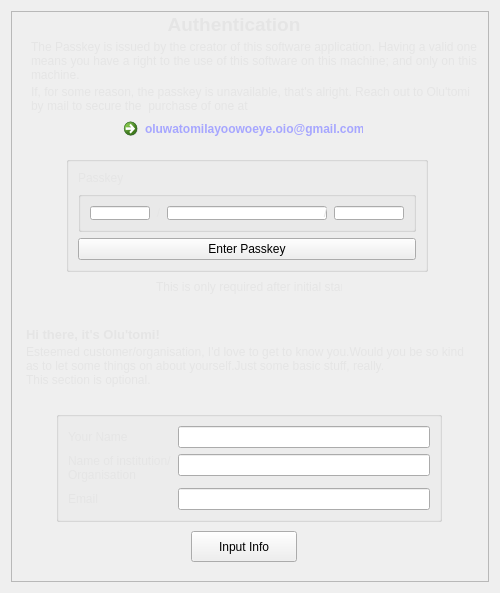
<?xml version="1.0" encoding="UTF-8"?>
<ui version="4.0">
 <class>Form</class>
 <widget class="QWidget" name="Form">
  <property name="geometry">
   <rect>
    <x>0</x>
    <y>0</y>
    <width>500</width>
    <height>593</height>
   </rect>
  </property>
  <property name="minimumSize">
   <size>
    <width>500</width>
    <height>593</height>
   </size>
  </property>
  <property name="maximumSize">
   <size>
    <width>500</width>
    <height>593</height>
   </size>
  </property>
  <property name="windowTitle">
   <string>Form</string>
  </property>
  <property name="styleSheet">
   <string notr="true">QWidget[objectName=&quot;Form&quot;]{
	background:#252525;
	
}

QLabel{
	color:#e5e5e5;
}</string>
  </property>
  <layout class="QHBoxLayout" name="horizontalLayout">
   <item>
    <widget class="QFrame" name="main_frame">
     <property name="frameShape">
      <enum>QFrame::StyledPanel</enum>
     </property>
     <property name="frameShadow">
      <enum>QFrame::Raised</enum>
     </property>
     <widget class="QLabel" name="label">
      <property name="geometry">
       <rect>
        <x>130</x>
        <y>-5</y>
        <width>186</width>
        <height>36</height>
       </rect>
      </property>
      <property name="font">
       <font>
        <pointsize>14</pointsize>
        <weight>75</weight>
        <bold>true</bold>
       </font>
      </property>
      <property name="text">
       <string>Authentication</string>
      </property>
      <property name="alignment">
       <set>Qt::AlignCenter</set>
      </property>
     </widget>
     <widget class="QLabel" name="label_2">
      <property name="geometry">
       <rect>
        <x>145</x>
        <y>260</y>
        <width>186</width>
        <height>31</height>
       </rect>
      </property>
      <property name="text">
       <string>This is only required after initial startup</string>
      </property>
     </widget>
     <widget class="QLabel" name="label_8">
      <property name="geometry">
       <rect>
        <x>15</x>
        <y>330</y>
        <width>446</width>
        <height>51</height>
       </rect>
      </property>
      <property name="text">
       <string>&lt;html&gt;&lt;head/&gt;&lt;body&gt;&lt;p&gt;Esteemed customer/organisation, I'd love to get to know you.Would you be so kind as to let some things on about yourself.Just some basic stuff, really.&lt;br/&gt;This section is optional.&lt;/p&gt;&lt;/body&gt;&lt;/html&gt;</string>
      </property>
      <property name="wordWrap">
       <bool>true</bool>
      </property>
     </widget>
     <widget class="QGroupBox" name="groupBox_2">
      <property name="geometry">
       <rect>
        <x>55</x>
        <y>145</y>
        <width>362</width>
        <height>116</height>
       </rect>
      </property>
      <property name="title">
       <string/>
      </property>
      <layout class="QVBoxLayout" name="verticalLayout">
       <item>
        <widget class="QLabel" name="label_3">
         <property name="text">
          <string>Passkey</string>
         </property>
        </widget>
       </item>
       <item>
        <widget class="QGroupBox" name="groupBox">
         <property name="title">
          <string/>
         </property>
         <layout class="QHBoxLayout" name="horizontalLayout_2">
          <item>
           <widget class="QLineEdit" name="lineEdit">
            <property name="minimumSize">
             <size>
              <width>60</width>
              <height>0</height>
             </size>
            </property>
            <property name="maximumSize">
             <size>
              <width>60</width>
              <height>16777215</height>
             </size>
            </property>
            <property name="text">
             <string/>
            </property>
            <property name="maxLength">
             <number>4</number>
            </property>
           </widget>
          </item>
          <item>
           <widget class="QLabel" name="label_5">
            <property name="text">
             <string>/</string>
            </property>
            <property name="alignment">
             <set>Qt::AlignCenter</set>
            </property>
           </widget>
          </item>
          <item>
           <widget class="QLineEdit" name="lineEdit_2">
            <property name="minimumSize">
             <size>
              <width>160</width>
              <height>0</height>
             </size>
            </property>
            <property name="maximumSize">
             <size>
              <width>160</width>
              <height>16777215</height>
             </size>
            </property>
            <property name="maxLength">
             <number>8</number>
            </property>
            <property name="frame">
             <bool>true</bool>
            </property>
            <property name="alignment">
             <set>Qt::AlignCenter</set>
            </property>
           </widget>
          </item>
          <item>
           <widget class="QLabel" name="label_6">
            <property name="text">
             <string>/</string>
            </property>
            <property name="alignment">
             <set>Qt::AlignCenter</set>
            </property>
           </widget>
          </item>
          <item>
           <widget class="QLineEdit" name="lineEdit_3">
            <property name="minimumSize">
             <size>
              <width>70</width>
              <height>0</height>
             </size>
            </property>
            <property name="maximumSize">
             <size>
              <width>70</width>
              <height>16777215</height>
             </size>
            </property>
            <property name="maxLength">
             <number>5</number>
            </property>
           </widget>
          </item>
         </layout>
        </widget>
       </item>
       <item>
        <widget class="QPushButton" name="pushButton">
         <property name="text">
          <string>Enter Passkey</string>
         </property>
        </widget>
       </item>
      </layout>
     </widget>
     <widget class="QLabel" name="label_7">
      <property name="geometry">
       <rect>
        <x>20</x>
        <y>65</y>
        <width>446</width>
        <height>46</height>
       </rect>
      </property>
      <property name="text">
       <string>If, for some reason, the passkey is unavailable, that's alright. Reach out to Olu'tomi by mail to secure the  purchase of one at </string>
      </property>
      <property name="wordWrap">
       <bool>true</bool>
      </property>
     </widget>
     <widget class="QLabel" name="label_9">
      <property name="geometry">
       <rect>
        <x>15</x>
        <y>315</y>
        <width>146</width>
        <height>16</height>
       </rect>
      </property>
      <property name="font">
       <font>
        <pointsize>10</pointsize>
        <weight>75</weight>
        <bold>true</bold>
       </font>
      </property>
      <property name="text">
       <string>Hi there, it's Olu'tomi!</string>
      </property>
     </widget>
     <widget class="QLabel" name="label_4">
      <property name="geometry">
       <rect>
        <x>20</x>
        <y>25</y>
        <width>446</width>
        <height>51</height>
       </rect>
      </property>
      <property name="text">
       <string>&lt;html&gt;&lt;head/&gt;&lt;body&gt;&lt;p align=&quot;justify&quot;&gt;The Passkey is issued by the creator of this software application. Having a valid one means you have a right to the use of this software on this machine; and only on this machine.&lt;/p&gt;&lt;/body&gt;&lt;/html&gt;</string>
      </property>
      <property name="wordWrap">
       <bool>true</bool>
      </property>
     </widget>
     <widget class="QCommandLinkButton" name="commandLinkButton">
      <property name="geometry">
       <rect>
        <x>105</x>
        <y>100</y>
        <width>251</width>
        <height>31</height>
       </rect>
      </property>
      <property name="font">
       <font>
        <family>Segoe UI</family>
        <pointsize>9</pointsize>
       </font>
      </property>
      <property name="styleSheet">
       <string notr="true">QCommandLinkButton{
	color:#a6a6ff;
}</string>
      </property>
      <property name="text">
       <string>oluwatomilayoowoeye.oio@gmail.com</string>
      </property>
     </widget>
     <widget class="QGroupBox" name="groupBox_3">
      <property name="geometry">
       <rect>
        <x>45</x>
        <y>400</y>
        <width>386</width>
        <height>111</height>
       </rect>
      </property>
      <property name="title">
       <string/>
      </property>
      <layout class="QFormLayout" name="formLayout">
       <item row="0" column="0">
        <widget class="QLabel" name="label_10">
         <property name="text">
          <string>Your Name</string>
         </property>
        </widget>
       </item>
       <item row="0" column="1">
        <widget class="QLineEdit" name="lineEdit_4"/>
       </item>
       <item row="1" column="0">
        <widget class="QLabel" name="label_11">
         <property name="text">
          <string>Name of institution/Organisation</string>
         </property>
         <property name="wordWrap">
          <bool>true</bool>
         </property>
        </widget>
       </item>
       <item row="1" column="1">
        <widget class="QLineEdit" name="lineEdit_5"/>
       </item>
       <item row="2" column="0">
        <widget class="QLabel" name="label_12">
         <property name="text">
          <string>Email</string>
         </property>
        </widget>
       </item>
       <item row="2" column="1">
        <widget class="QLineEdit" name="lineEdit_6"/>
       </item>
      </layout>
     </widget>
     <widget class="QPushButton" name="pushButton_2">
      <property name="geometry">
       <rect>
        <x>180</x>
        <y>520</y>
        <width>106</width>
        <height>31</height>
       </rect>
      </property>
      <property name="text">
       <string>Input Info</string>
      </property>
     </widget>
    </widget>
   </item>
  </layout>
 </widget>
 <resources/>
 <connections/>
</ui>
